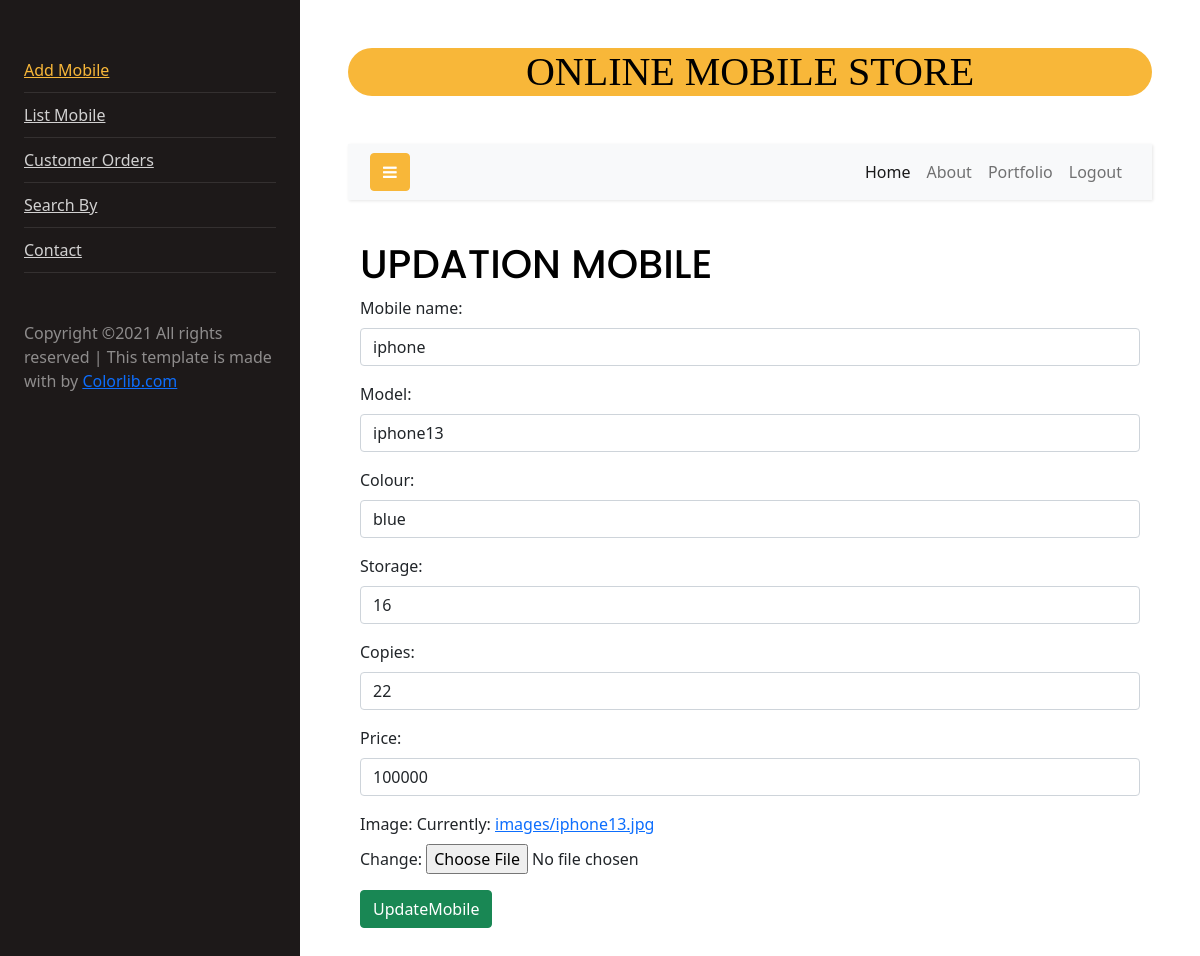
The app's page /mobilestore/update1 (signed in), older data.
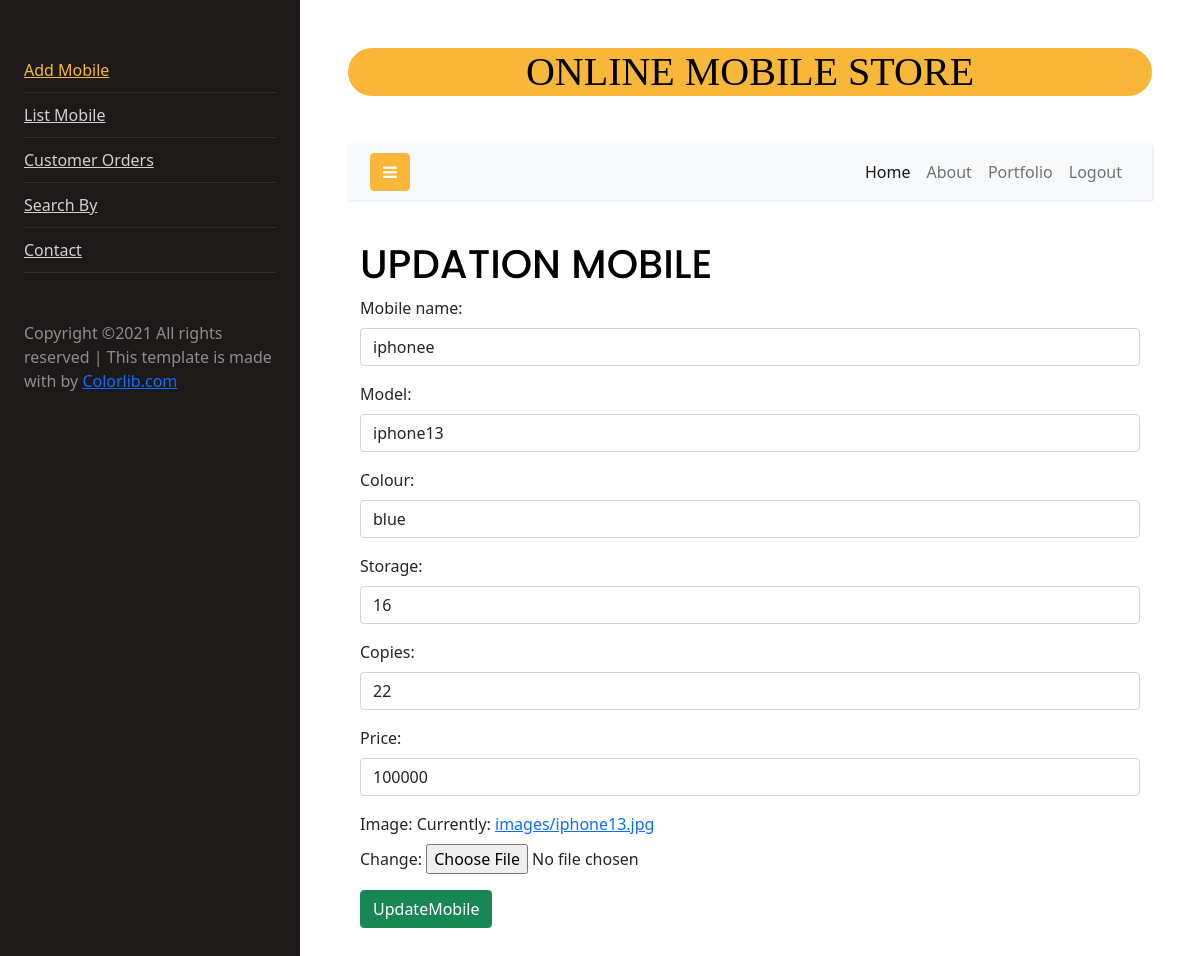
The same page, newer data.
### mobile/models.py (models this page shows, shortened)
class Mobile(models.Model):
    mobile_name=models.CharField(max_length=100)
    model=models.CharField(unique=True,max_length=100)
    colour=models.CharField(max_length=100)
    storage=models.PositiveIntegerField(max_length=3)
    copies=models.PositiveIntegerField(max_length=100)
    price=models.PositiveIntegerField(max_length=100,default=100)
    image=models.ImageField(upload_to="images",null=True)

### mobile/views.py (the view)
# urls.py: path("update<int:id>", views.UpdateMobile.as_view(), name="updatemobile"),
@method_decorator(signin_required,name="dispatch")
class UpdateMobile(UpdateView):
    model = Mobile
    template_name = "update_mobile.html"
    form_class = MobileAddForm
    pk_url_kwarg = "id"
    success_url = reverse_lazy("listmobile")

### mobile/forms.py
class MobileAddForm(ModelForm):
    class Meta:
        model = Mobile
        fields = ["mobile_name", "model", "colour", "storage", "copies", "price","image", ]
        widgets={
            "mobile_name":forms.TextInput(attrs={"class":"form-control"}),
            "model":forms.TextInput(attrs={"class":"form-control"}),
            "colour": forms.TextInput(attrs={"class": "form-control"}),
            "storage": forms.NumberInput(attrs={"class": "form-control"}),
            "copies": forms.NumberInput(attrs={"class": "form-control"}),
            "price": forms.NumberInput(attrs={"class": "form-control"}),
        }

### mobile/templates/update_mobile.html (shortened to what this page needs)
<!DOCTYPE html>
{%extends 'mobile/base.html'%}
{%block body_block%}
<html lang="en">
<head>
    <link href="https://cdn.jsdelivr.net/npm/bootstrap@5.1.2/dist/css/bootstrap.min.css" rel="stylesheet"
>
</head>
<body>
<div class="container">
    <div class="row">
        <div class="col-12">
            <form action="" method="POST">
                <h1>UPDATION MOBILE</h1>
                {{form.as_p}}
                <button type="submit" class="btn btn-success">UpdateMobile</button>
            </form>
        </div>
    </div>
</div>
</body>
</html>
{%endblock%}

Row changes from the older to the newer data that the page shows:
changed Mobile "iphone13": mobile_name "iphone" → "iphonee"
